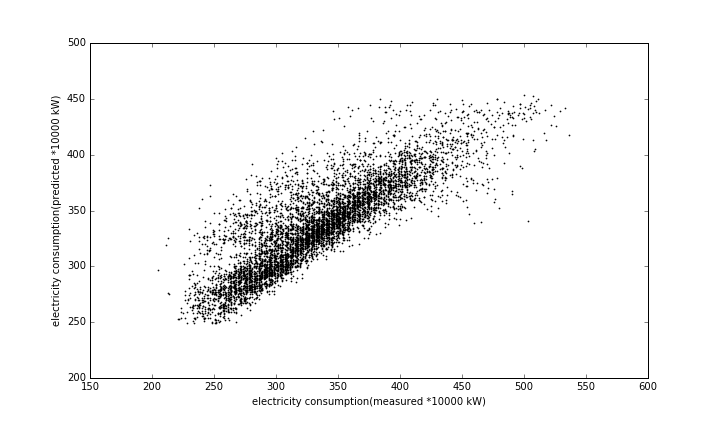
#> input picture PythonM_examples/examples/07/図7-8.png, 720 x 432 px
$ python viewHOG40.py '../07/図7-8.png'   (older library calls are emulated)
#> lines starting #> are read from the running program, lines starting #| are printed output that depends on the picture
# -*- coding: utf-8 -*-
import matplotlib.pyplot as plt
import sys
from skimage.feature import hog
from skimage import data, color, exposure, io


if __name__ == '__main__':
    argvs = sys.argv

    ## データの読み込み(グレースケール)
    image = io.imread(argvs[1], as_grey=True)
#> image is the input picture: shape (432, 720) float64; min 0, max 1, mean 0.957

    ## HOG特徴量を計算
    fd, hog_image = hog(image, orientations=9, pixels_per_cell=(5, 5),
                    cells_per_block=(5, 5), visualise=True)
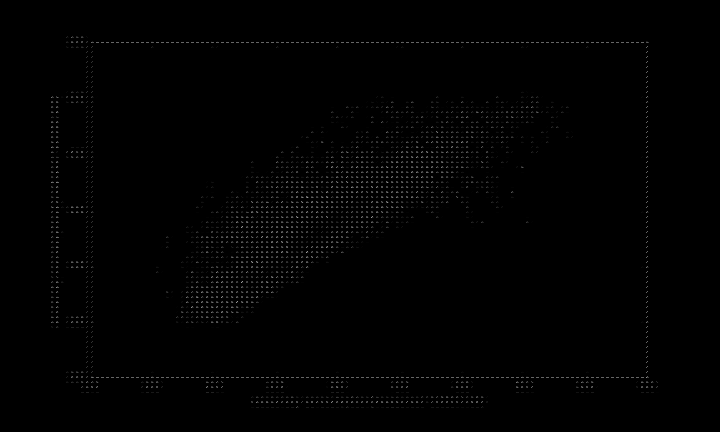
#> hog_image: shape (432, 720) float64; min 0, max 0.639, mean 0.00634

    ## 元画像描画
    fig, (ax1, ax2) = plt.subplots(1, 2, figsize=(8, 4), sharex=True,
                    sharey=True)

    ax1.axis('off')
    ax1.imshow(image, cmap=plt.cm.gray)
    ax1.set_title('Input image')
    ax1.set_adjustable('box-forced')

    ## HOG特徴量描画

    hog_image_rescaled = exposure.rescale_intensity(hog_image,
                    in_range=(0, 0.02))
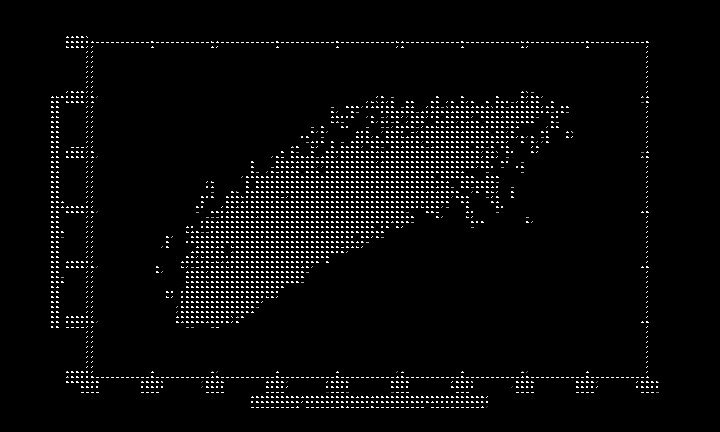
#> hog_image_rescaled: shape (432, 720) float64; min 0, max 1, mean 0.0345

    ax2.axis('off')
    ax2.imshow(hog_image_rescaled, cmap=plt.cm.gray)
    ax2.set_title('Histogram of Oriented Gradients')
    ax1.set_adjustable('box-forced')
    plt.show()
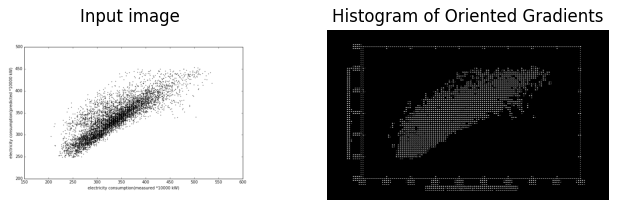
#> figure drawn by matplotlib, 2 panels
